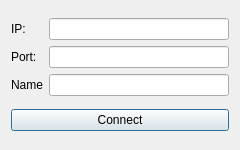
<?xml version="1.0" encoding="UTF-8"?>
<ui version="4.0">
 <class>ConnectDialog</class>
 <widget class="QDialog" name="ConnectDialog">
  <property name="geometry">
   <rect>
    <x>0</x>
    <y>0</y>
    <width>240</width>
    <height>150</height>
   </rect>
  </property>
  <property name="sizePolicy">
   <sizepolicy hsizetype="Fixed" vsizetype="Fixed">
    <horstretch>0</horstretch>
    <verstretch>0</verstretch>
   </sizepolicy>
  </property>
  <property name="windowTitle">
   <string>Dialog</string>
  </property>
  <layout class="QGridLayout" name="gridLayout">
   <item row="0" column="0">
    <layout class="QHBoxLayout" name="horizontalLayout">
     <item>
      <layout class="QVBoxLayout" name="verticalLayout">
       <item>
        <widget class="QLabel" name="ipLabel">
         <property name="text">
          <string>IP:</string>
         </property>
        </widget>
       </item>
       <item>
        <widget class="QLabel" name="portLabel">
         <property name="text">
          <string>Port:</string>
         </property>
        </widget>
       </item>
       <item>
        <widget class="QLabel" name="nameLabel">
         <property name="text">
          <string>Name</string>
         </property>
        </widget>
       </item>
      </layout>
     </item>
     <item>
      <layout class="QVBoxLayout" name="verticalLayout_2">
       <item>
        <widget class="QLineEdit" name="ipEdit"/>
       </item>
       <item>
        <widget class="QLineEdit" name="portEdit"/>
       </item>
       <item>
        <widget class="QLineEdit" name="nameEdit"/>
       </item>
      </layout>
     </item>
    </layout>
   </item>
   <item row="1" column="0">
    <widget class="QPushButton" name="connectButton">
     <property name="text">
      <string>Connect</string>
     </property>
    </widget>
   </item>
  </layout>
 </widget>
 <resources/>
 <connections/>
</ui>
